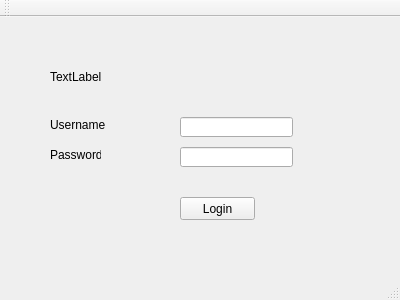
<?xml version="1.0" encoding="UTF-8"?>
<ui version="4.0">
 <class>login</class>
 <widget class="QMainWindow" name="login">
  <property name="geometry">
   <rect>
    <x>0</x>
    <y>0</y>
    <width>400</width>
    <height>300</height>
   </rect>
  </property>
  <property name="windowTitle">
   <string>login</string>
  </property>
  <widget class="QWidget" name="centralWidget">
   <widget class="QLabel" name="label">
    <property name="geometry">
     <rect>
      <x>90</x>
      <y>230</y>
      <width>191</width>
      <height>16</height>
     </rect>
    </property>
    <property name="text">
     <string/>
    </property>
   </widget>
   <widget class="QLabel" name="userLabel">
    <property name="geometry">
     <rect>
      <x>50</x>
      <y>100</y>
      <width>61</width>
      <height>16</height>
     </rect>
    </property>
    <property name="text">
     <string>Username</string>
    </property>
   </widget>
   <widget class="QLabel" name="passLabel">
    <property name="geometry">
     <rect>
      <x>50</x>
      <y>130</y>
      <width>51</width>
      <height>16</height>
     </rect>
    </property>
    <property name="text">
     <string>Password</string>
    </property>
   </widget>
   <widget class="QPushButton" name="loginButton">
    <property name="geometry">
     <rect>
      <x>180</x>
      <y>180</y>
      <width>75</width>
      <height>23</height>
     </rect>
    </property>
    <property name="text">
     <string>Login</string>
    </property>
   </widget>
   <widget class="QLineEdit" name="lineEdit_username">
    <property name="geometry">
     <rect>
      <x>180</x>
      <y>100</y>
      <width>113</width>
      <height>20</height>
     </rect>
    </property>
   </widget>
   <widget class="QLineEdit" name="lineEdit_password">
    <property name="geometry">
     <rect>
      <x>180</x>
      <y>130</y>
      <width>113</width>
      <height>20</height>
     </rect>
    </property>
    <property name="echoMode">
     <enum>QLineEdit::Password</enum>
    </property>
   </widget>
   <widget class="QLabel" name="titleName">
    <property name="geometry">
     <rect>
      <x>50</x>
      <y>50</y>
      <width>291</width>
      <height>20</height>
     </rect>
    </property>
    <property name="text">
     <string>TextLabel</string>
    </property>
   </widget>
  </widget>
  <widget class="QMenuBar" name="menuBar">
   <property name="geometry">
    <rect>
     <x>0</x>
     <y>0</y>
     <width>400</width>
     <height>21</height>
    </rect>
   </property>
  </widget>
  <widget class="QToolBar" name="mainToolBar">
   <attribute name="toolBarArea">
    <enum>TopToolBarArea</enum>
   </attribute>
   <attribute name="toolBarBreak">
    <bool>false</bool>
   </attribute>
  </widget>
  <widget class="QStatusBar" name="statusBar"/>
 </widget>
 <layoutdefault spacing="6" margin="11"/>
 <resources/>
 <connections/>
</ui>
